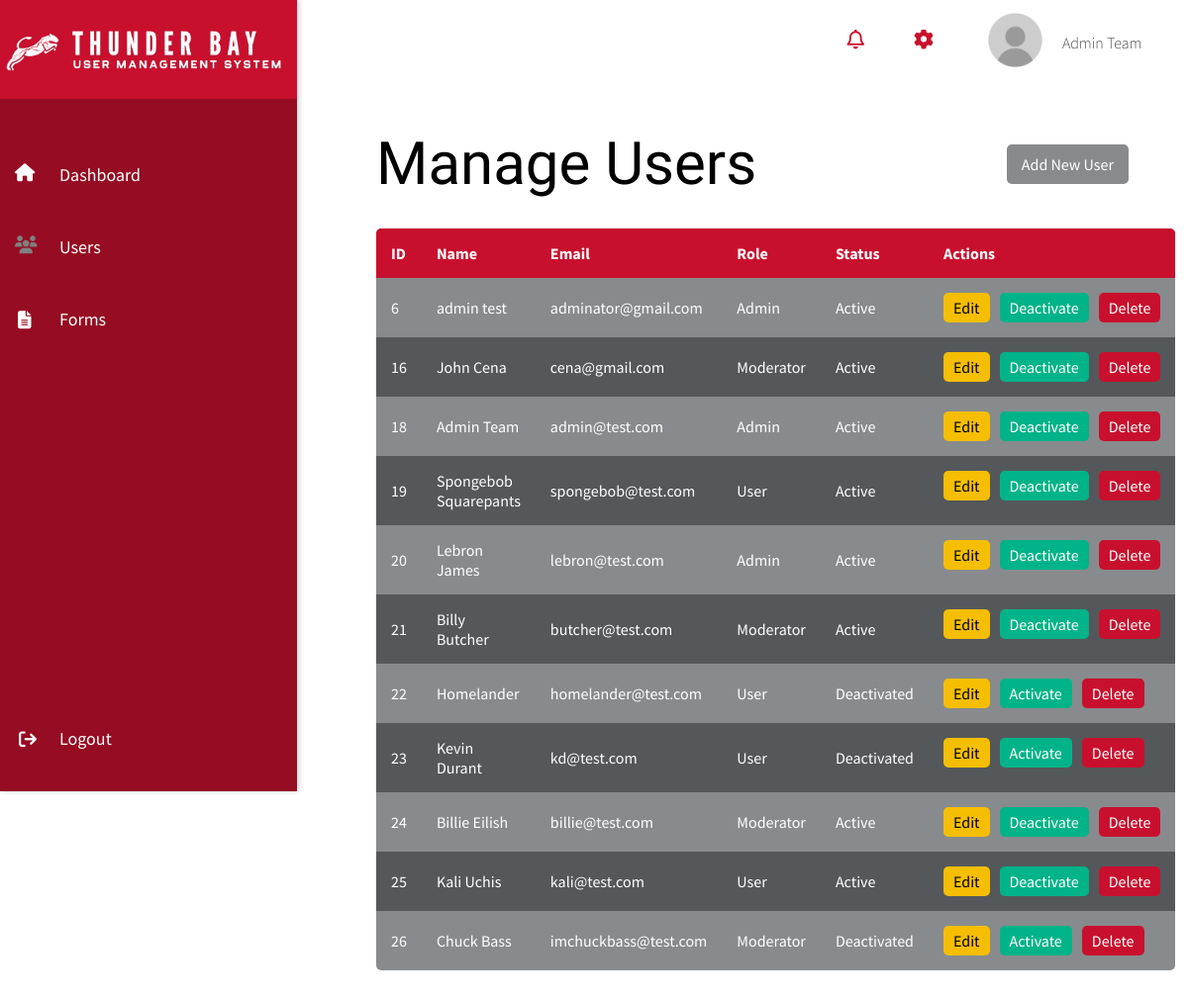
Page /users/ (signed in) on the committed database.
### usr_mgmt_app/models.py (models this page shows, shortened)
class UserProfile(AbstractUser):
    ROLE_CHOICES = [
        ('admin', 'Admin'),
        ('moderator', 'Moderator'),
        ('user', 'User'),
    ]
    role = models.CharField(max_length=10, choices=ROLE_CHOICES, default='user')
    is_active = models.BooleanField(default=True)
    created_at = models.DateTimeField(auto_now_add=True)
    updated_at = models.DateTimeField(auto_now=True)
    signature = models.ImageField(upload_to='signatures/', null=True, blank=True, validators=[validate_signature_file])
    groups = models.ManyToManyField(Group, related_name="userprofile_groups", blank=True)
    user_permissions = models.ManyToManyField(Permission, related_name="userprofile_permissions", blank=True)
    class Meta:
        permissions = [
            ("can_read", "Can read data"),
            ("can_edit", "Can edit data"),
            ("can_manage_users", "Can activate/deactivate and delete users"),
            ("can_approve", "Can approve requests"),  # Added new permission
        ]

### usr_mgmt_app/views.py (the view)
# urls.py: path('users/', views.user_list, name='user_list'),  # List of users
@login_required
@permission_required('usr_mgmt_app.can_read', raise_exception=True)
def user_list(request):
    users = UserProfile.objects.all()
    has_edit_permission = request.user.has_perm('usr_mgmt_app.can_edit')
    has_manage_users_permission = request.user.has_perm('usr_mgmt_app.can_manage_users')
    context = {
        'has_edit_permission': has_edit_permission,
        'has_manage_users_permission': has_manage_users_permission,
        'users': UserProfile.objects.all(),  # Assuming you have users in your context
    }
    return render(request, 'user_list.html', {
        'users': users,
        'has_edit_permission': has_edit_permission,
        'has_manage_users_permission': has_manage_users_permission
    })

### templates/user_list.html (shortened to what this page needs)
{% load static %}
<!DOCTYPE html>
<html lang="en">
<head>
    <link rel="stylesheet" href="{% static 'css/dashboard.css' %}">
    <link rel="stylesheet" href="{% static 'css/user_list.css' %}">
</head>
<body>
    <nav class="navbar">
        <div class="navbar-content">
            <i id = "notifications_icon" class="fa-regular fa-bell"></i>
            <i id = "settings_icon" class="fa-solid fa-gear"></i>
            <div class = "navbar_user">
                <img class = "profile_picture" src="{% static 'images/default_profile.png' %}" alt="profile picture">
                <span class = "navbar_username">{{ user.first_name }} {{ user.last_name }}</span>
            </div>
        </div>
    </nav>
    <div class="sidebar">
        <div class = "logoContainer">
            <img class = "logo" src="{% static 'images/logo2.png' %}" alt="logo">
        </div>
    <div class="sidebar-content">
        <a href="{% url 'dashboard' %}" class="sidebar-link" data-icon="fa-house">Dashboard</a>
        <a href="{% url 'user_list' %}" class="sidebar-link" data-icon="fa-users">Users</a>
        <a href="{% url 'approval_requests' %}" class="sidebar-link" data-icon="fa-file-alt">Forms</a>
    </div>
        <div class="logout-container">
            <a href="{% url 'logout' %}" class="logout-btn">Logout</a>
            <i id = "logoutIcon" class="fa-solid fa-arrow-right-from-bracket"></i>
        </div>
    </div>
    <div class="main-content">
        <div class="content-header">
            <h1>Manage Users</h1>
            <a href="{% url 'user_create' %}" class="btn-add-user {% if not has_manage_users_permission %}disabled{% endif %}">Add New User</a>
        </div>
        <table class="user-table">
            <thead>
                <tr>
                    <th>ID</th>
                    <th>Name</th>
                    <th>Email</th>
                    <th>Role</th>
                    <th>Status</th>
                    <th>Actions</th>
                </tr>
            </thead>
            <tbody>
                {% for user in users %}
                <tr>
                    <td>{{ user.id }}</td>
                    <td>{{ user.first_name }} {{ user.last_name }}</td>
                    <td>{{ user.email }}</td>
                    <td>{{ user.get_role_display }}</td>
                    <td>{% if user.is_active %}Active{% else %}Deactivated{% endif %}</td>
                    <td class="actions">
                        <a href="{% url 'user_edit' user.id %}" class="btn-edit {% if not has_edit_permission %}disabled{% endif %}">Edit</a>
                        <a href="{% url 'user_toggle_status' user.id %}" class="btn-status {% if not has_manage_users_permission %}disabled{% endif %}"
                           onclick="return confirmStatusChange('{{ user.first_name }} {{ user.last_name }}', '{{ user.get_status_display }}');">
                            {% if user.is_active %}Deactivate{% else %}Activate{% endif %}
                        </a>
                        <a href="{% url 'user_delete' user.id %}" class="btn-delete {% if not has_manage_users_permission %}disabled{% endif %}"
                           onclick="return confirmDelete('{{ user.first_name }} {{ user.last_name }}');">
                            Delete
                        </a>
                    </td>
                </tr>
                {% empty %}
                <tr>
                    <td colspan="6" class="no-users">No users found.</td>
                </tr>
                {% endfor %}
            </tbody>
        </table>
    </div>
</body>
</html>

### static/css/dashboard.css (style rules this page uses)
* { margin: 0; padding: 0; box-sizing: border-box; font-family: Source Sans Pro,sans-serif; overflow-x:hidden; }
body { background: rgb(255,255,255); color: black; z-index: 1; }
h1 { font-weight: lighter; font-size:60px; font-family: "League Gothic",sans-serif; }
.navbar { padding: 15px 30px; position: fixed; top: 0; left: 300px; right: 0; height: 70px; display: flex; align-items: center; justify-content: space-between; z-index: 1000; flex-direction: row; font-family: Source Sans Pro,sans-serif; }
.navbar-content { display: flex; width: 100%; justify-content: right; align-items: center; flex-grow: 1; flex-direction: row; padding: 10px 0 0 10px; }
.navbar_user { display: flex; flex-direction: row; align-items: center; margin-left: 50px; transition: transform 0.3s ease-in-out; padding-right:2%; }
.navbar_username { padding: 15px 0 10px 15px; font-weight: lighter; }
.profile_picture { max-width: 65px; width:100%; }
#settings_icon { font-size: 20px; margin-left:50px; transition: transform 0.3s ease-in-out; color:rgb(200,16,46); }
#notifications_icon { font-size: 20px; transition: transform 0.3s ease-in-out; color:rgb(200,16,46); }
.main-content { margin-left: 350px; margin-top: 50px; padding: 30px; min-height: 100vh; font-family: Source Sans Pro,sans-serif; overflow-y: scroll; }
.sidebar { height: 100vh; width: 300px; position: fixed; top: 0; left: 0; background: rgb(150,12,34); padding-top: 120px; overflow-y: hidden; overflow-x: hidden; box-shadow: 2px 0px 5px rgba(0, 0, 0, 0.2); z-index: 1001; justify-content: space-between; display: flex; flex-direction: column; font-family: Source Sans Pro,sans-serif; }
.logoContainer { position: absolute; max-width: 500px; width:100%; max-height:100px; height:100%; top: 0; padding-top:10%; background: rgb(200,16,46); }
.logo { position: relative; max-width: 95%; }
.sidebar-content { flex-grow: 1; display: flex; flex-direction: column; margin-top:10%; }
.sidebar-link { position: relative; display: block; padding-left: 40px; font-size: 18px; color: white; }
.sidebar-link::before { content: ""; position: absolute; left: 15px; font-family: "Font Awesome 5 Free"; font-weight: 900; font-size: 18px; color:white; }
.sidebar-link[data-icon="fa-house"]::before { content: "\f015"; color:grey; }
.sidebar-link[data-icon="fa-users"]::before { content: "\f0c0"; color: white; }
.sidebar-link[data-icon="fa-file-alt"]::before { content: "\f15c"; color: white; margin-top:1%; margin-left:1%; }
.sidebar a { display: block; color: rgba(255, 255, 255); padding: 15px 15px 20px 60px; text-decoration: none; font-size: 18px; transition: background 0.3s ease, color 0.3s ease; z-index:1003; }
.sidebar-content a { margin-bottom: 5%; }
#logoutIcon { font-size: 18px; color: rgb(255,255,255); z-index:1002; transform: translate(105%,-215%); }
.logout-btn { padding: 10px 20px; text-decoration: none; border-radius: 5px; transition: background 0.3s ease; z-index:1003; }
.main-content { opacity: 0; animation: fadeIn 1s ease-in-out forwards; }
.navbar i, .sidebar i { transition: transform 0.3s ease-in-out; }

### rows in the picture
UserProfile: first_name "Admin", last_name "Team", id "18", email "admin@test.com", role "Admin", is_active "Active"
UserProfile: id "6", first_name "admin", last_name "test", email "adminator@gmail.com", role "Admin", is_active "Active"
UserProfile: id "16", first_name "John", last_name "Cena", email "cena@gmail.com", role "Moderator", is_active "Active"
UserProfile: id "19", first_name "Spongebob", last_name "Squarepants", email "spongebob@test.com", role "User", is_active "Active"
UserProfile: id "20", first_name "Lebron", last_name "James", email "lebron@test.com", role "Admin", is_active "Active"
UserProfile: id "21", first_name "Billy", last_name "Butcher", email "butcher@test.com", role "Moderator", is_active "Active"
UserProfile: id "22", first_name "Homelander", email "homelander@test.com", role "User", is_active "Deactivated"
UserProfile: id "23", first_name "Kevin", last_name "Durant", email "kd@test.com", role "User", is_active "Deactivated"
UserProfile: id "24", first_name "Billie", last_name "Eilish", email "billie@test.com", role "Moderator", is_active "Active"
UserProfile: id "25", first_name "Kali", last_name "Uchis", email "kali@test.com", role "User", is_active "Active"
UserProfile: id "26", first_name "Chuck", last_name "Bass", email "imchuckbass@test.com", role "Moderator", is_active "Deactivated"
